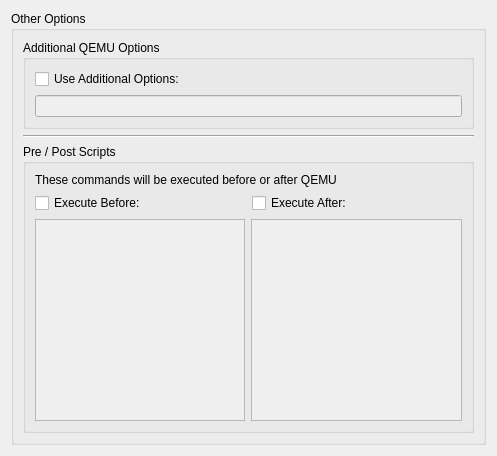
           <widget class="QWidget" name="otherPage" >
            <property name="geometry" >
             <rect>
              <x>0</x>
              <y>0</y>
              <width>497</width>
              <height>456</height>
             </rect>
            </property>
            <property name="helpFile" stdset="0" >
             <string>otheroptions.html</string>
            </property>
            <layout class="QVBoxLayout" name="verticalLayout_2" >
             <item>
              <widget class="QGroupBox" name="otherBox" >
               <property name="title" >
                <string>Other Options</string>
               </property>
               <layout class="QVBoxLayout" name="verticalLayout_16" >
                <item>
                 <widget class="QGroupBox" name="groupBox_2" >
                  <property name="title" >
                   <string>Additional QEMU Options</string>
                  </property>
                  <layout class="QVBoxLayout" name="verticalLayout_23" >
                   <item>
                    <widget class="QCheckBox" name="additionalCheck" >
                     <property name="text" >
                      <string>Use Additional Options:</string>
                     </property>
                     <property name="checked" >
                      <bool>false</bool>
                     </property>
                    </widget>
                   </item>
                   <item>
                    <widget class="QLineEdit" name="additionalEdit" >
                     <property name="enabled" >
                      <bool>false</bool>
                     </property>
                    </widget>
                   </item>
                  </layout>
                 </widget>
                </item>
                <item>
                 <widget class="Line" name="line_9" >
                  <property name="orientation" >
                   <enum>Qt::Horizontal</enum>
                  </property>
                 </widget>
                </item>
                <item>
                 <widget class="QGroupBox" name="groupBox" >
                  <property name="title" >
                   <string>Pre / Post Scripts</string>
                  </property>
                  <layout class="QVBoxLayout" name="verticalLayout_21" >
                   <item>
                    <widget class="QLabel" name="label_18" >
                     <property name="text" >
                      <string>These commands will be executed before or after QEMU</string>
                     </property>
                    </widget>
                   </item>
                   <item>
                    <layout class="QHBoxLayout" name="horizontalLayout_13" >
                     <item>
                      <widget class="QCheckBox" name="beforeCheck" >
                       <property name="text" >
                        <string>Execute Before:</string>
                       </property>
                      </widget>
                     </item>
                     <item>
                      <widget class="QCheckBox" name="afterCheck" >
                       <property name="text" >
                        <string>Execute After:</string>
                       </property>
                      </widget>
                     </item>
                    </layout>
                   </item>
                   <item>
                    <layout class="QHBoxLayout" name="horizontalLayout_9" >
                     <item>
                      <widget class="QTextEdit" name="beforeEdit" >
                       <property name="enabled" >
                        <bool>false</bool>
                       </property>
                       <property name="acceptRichText" >
                        <bool>false</bool>
                       </property>
                      </widget>
                     </item>
                     <item>
                      <widget class="QTextEdit" name="afterEdit" >
                       <property name="enabled" >
                        <bool>false</bool>
                       </property>
                       <property name="autoFillBackground" >
                        <bool>false</bool>
                       </property>
                       <property name="acceptRichText" >
                        <bool>false</bool>
                       </property>
                      </widget>
                     </item>
                    </layout>
                   </item>
                  </layout>
                 </widget>
                </item>
               </layout>
              </widget>
             </item>
            </layout>
           </widget>
